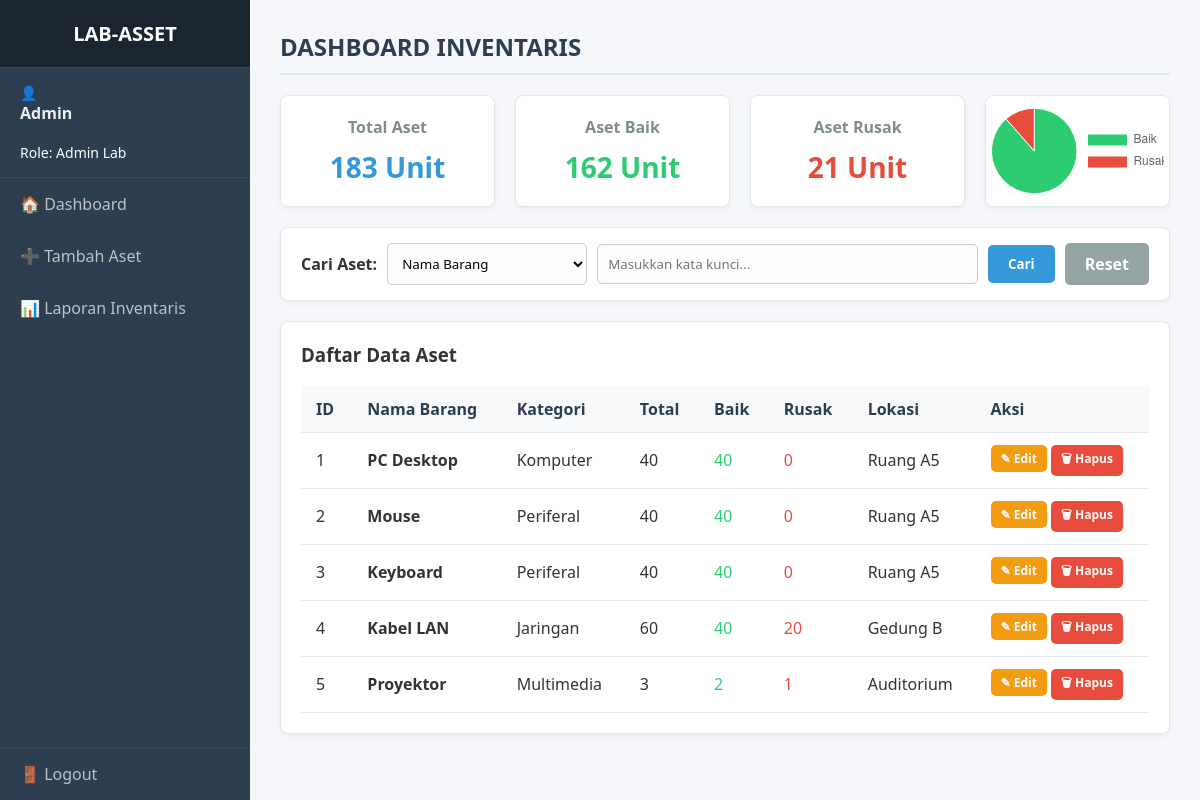
The app's page /dashboard (signed in) with its own data.
### tables this page shows
CREATE TABLE assets (id INTEGER PRIMARY KEY AUTOINCREMENT, nama_barang TEXT, kategori TEXT, jumlah_total INTEGER, kondisi_baik INTEGER, kondisi_rusak INTEGER, lokasi TEXT);

### lab_asset.py (the view)
@app.route('/dashboard', methods=['GET', 'POST'])
def dashboard():
    if 'username' not in session: return redirect(url_for('login'))
    if request.method == 'POST':
        assets = db.search_assets(request.form['kategori_cari'], request.form['kata_kunci'])
    else:
        assets = db.get_all_assets()
    stats = db.get_laporan_data()
    return render_template('dashboard.html', role=session['role'], assets=assets, stats=stats)

### database.py (called while the page is built)
def get_db_connection():
    conn = sqlite3.connect('lab_asset.db')
    conn.row_factory = sqlite3.Row
    return conn

def get_all_assets():
    conn = get_db_connection()
    assets = conn.execute('SELECT * FROM assets').fetchall()
    conn.close()
    return assets

def get_laporan_data():
    assets = get_all_assets()
    total_semua = 0; total_baik = 0; total_rusak = 0
    for row in assets:
        total_semua += row['jumlah_total']
        total_baik += row['kondisi_baik']
        total_rusak += row['kondisi_rusak']
    persentase_rusak = (total_rusak / total_semua * 100) if total_semua > 0 else 0
    return {'total': total_semua, 'baik': total_baik, 'rusak': total_rusak, 'persentase': round(persentase_rusak, 2)}

### templates/dashboard.html
<!DOCTYPE html><html><head><title>Dashboard - LAB-ASSET</title><link rel="stylesheet" href="{{ url_for('static', filename='style.css') }}"><script src="https://cdn.jsdelivr.net/npm/chart.js"></script></head>
<body>
    <div class="sidebar"><div class="brand">LAB-ASSET</div>
        <div class="user-profile">👤 <b>{{ session['username'] | capitalize }}</b><br>Role: {{ role | capitalize }} Lab</div>
        <a href="/dashboard">🏠 Dashboard</a>{% if role == 'admin' %}<a href="/tambah">➕ Tambah Aset</a>{% endif %}
        <a href="/laporan">📊 Laporan Inventaris</a><a href="/logout" style="margin-top: auto; border-top: 1px solid #34495e;">🚪 Logout</a>
    </div>
    <div class="main-content"><h2 class="page-title">DASHBOARD INVENTARIS</h2>
        <div class="stats-container">
            <div class="stat-card"><h3>Total Aset</h3><div class="value text-blue">{{ stats.total }} Unit</div></div>
            <div class="stat-card"><h3>Aset Baik</h3><div class="value text-green">{{ stats.baik }} Unit</div></div>
            <div class="stat-card"><h3>Aset Rusak</h3><div class="value text-red">{{ stats.rusak }} Unit</div></div>
            <div class="stat-card" style="display: flex; justify-content: center; align-items: center; padding: 5px;"><canvas id="kerusakanChart" style="max-height: 90px;"></canvas></div>
        </div>
        <div class="card-box" style="display: flex; justify-content: space-between; align-items: center; padding: 15px 20px;">
            <form method="POST" style="margin: 0; display: flex; gap: 10px; width: 100%; align-items: center;"><b>Cari Aset:</b><select name="kategori_cari" style="margin: 0; width: 200px;"><option value="nama">Nama Barang</option><option value="lokasi">Lokasi Penyimpanan</option></select><input type="text" name="kata_kunci" placeholder="Masukkan kata kunci..." style="margin: 0; flex: 1;" required><button type="submit" class="btn btn-primary" style="width: auto;">Cari</button><a href="/dashboard" class="btn btn-secondary" style="text-decoration: none;">Reset</a></form>
        </div>
        <div class="card-box"><h3 style="margin-top: 0;">Daftar Data Aset</h3><table><tr><th>ID</th><th>Nama Barang</th><th>Kategori</th><th>Total</th><th>Baik</th><th>Rusak</th><th>Lokasi</th><th>Aksi</th></tr>
                {% for a in assets %}<tr><td>{{ a.id }}</td><td><b>{{ a.nama_barang }}</b></td><td>{{ a.kategori }}</td><td>{{ a.jumlah_total }}</td><td class="text-green">{{ a.kondisi_baik }}</td><td class="text-red">{{ a.kondisi_rusak }}</td><td>{{ a.lokasi }}</td>
                <td><a href="/update/{{ a.id }}" class="btn btn-warning">✎ Edit</a>{% if role == 'admin' %} <a href="/hapus/{{ a.id }}" class="btn btn-danger" onclick="return confirm('Apakah Anda yakin ingin menghapus data ini?')">🗑 Hapus</a>{% endif %}</td></tr>{% endfor %}
            </table></div>
    </div>
    <script>const ctx = document.getElementById('kerusakanChart'); new Chart(ctx, { type: 'pie', data: { labels: ['Baik', 'Rusak'], datasets: [{ data: [{{ stats.baik }}, {{ stats.rusak }}], backgroundColor: ['#2ecc71', '#e74c3c'], borderWidth: 1 }] }, options: { responsive: true, maintainAspectRatio: false, plugins: { legend: { position: 'right' } } } });</script>
</body></html>

### static/style.css (style rules this page uses)
* { box-sizing: border-box; font-family: 'Segoe UI', Tahoma, Geneva, Verdana, sans-serif; }
body { margin: 0; background-color: #f5f7fa; color: #333; display: flex; height: 100vh; overflow: hidden; }
.sidebar { width: 250px; background-color: #2c3e50; color: white; display: flex; flex-direction: column; }
.sidebar .brand { padding: 20px; font-size: 20px; font-weight: bold; background-color: #1a252f; text-align: center; border-bottom: 1px solid #34495e; }
.sidebar .user-profile { padding: 15px 20px; border-bottom: 1px solid #34495e; font-size: 14px; }
.sidebar .user-profile b { display: block; font-size: 16px; color: #ecf0f1; }
.sidebar a { color: #bdc3c7; text-decoration: none; padding: 15px 20px; display: block; transition: 0.3s; }
.main-content { flex: 1; padding: 30px; overflow-y: auto; }
.page-title { margin-top: 0; color: #2c3e50; border-bottom: 2px solid #e1e8ed; padding-bottom: 10px; margin-bottom: 20px; }
.stats-container { display: flex; gap: 20px; margin-bottom: 20px; }
.stat-card { background: white; padding: 20px; border-radius: 8px; flex: 1; box-shadow: 0 2px 5px rgba(0,0,0,0.05); text-align: center; border: 1px solid #e1e8ed; }
.stat-card h3 { margin: 0 0 10px 0; font-size: 16px; color: #7f8c8d; }
.stat-card .value { font-size: 28px; font-weight: bold; }
.text-blue { color: #3498db; }
.text-green { color: #2ecc71; }
.text-red { color: #e74c3c; }
.card-box { background: white; padding: 20px; border-radius: 8px; box-shadow: 0 2px 5px rgba(0,0,0,0.05); margin-bottom: 20px; border: 1px solid #e1e8ed; }
input[type="text"], input[type="password"], input[type="number"], select { width: 100%; padding: 10px; margin: 8px 0 20px 0; border: 1px solid #ccc; border-radius: 5px; background-color: #fdfdfd; }
.btn { padding: 10px 20px; border: none; border-radius: 5px; cursor: pointer; font-weight: bold; text-decoration: none; display: inline-block; transition: 0.2s; }
.btn-primary { background-color: #3498db; color: white; width: 100%; }
.btn-warning { background-color: #f39c12; color: white; padding: 5px 10px; font-size: 12px; }
.btn-danger { background-color: #e74c3c; color: white; padding: 5px 10px; font-size: 12px; }
.btn-secondary { background-color: #95a5a6; color: white; }
table { width: 100%; border-collapse: collapse; margin-top: 10px; }
th, td { padding: 12px 15px; border-bottom: 1px solid #e1e8ed; text-align: left; }
th { background-color: #f8f9fa; color: #2c3e50; font-weight: bold; }

### records on screen
assets: id "1", nama_barang "PC Desktop", kategori "Komputer", jumlah_total "40", kondisi_baik "40", kondisi_rusak "0", lokasi "Ruang A5"
assets: id "2", nama_barang "Mouse", kategori "Periferal", jumlah_total "40", kondisi_baik "40", kondisi_rusak "0", lokasi "Ruang A5"
assets: id "3", nama_barang "Keyboard", kategori "Periferal", jumlah_total "40", kondisi_baik "40", kondisi_rusak "0", lokasi "Ruang A5"
assets: id "4", nama_barang "Kabel LAN", kategori "Jaringan", jumlah_total "60", kondisi_baik "40", kondisi_rusak "20", lokasi "Gedung B"
assets: id "5", nama_barang "Proyektor", kategori "Multimedia", jumlah_total "3", kondisi_baik "2", kondisi_rusak "1", lokasi "Auditorium"

### other values on screen
{{ session['username'] | capitalize }} "Admin"
{{ role | capitalize }} "Admin"
{{ stats.total }} "183"
{{ stats.baik }} "162"
{{ stats.rusak }} "21"
